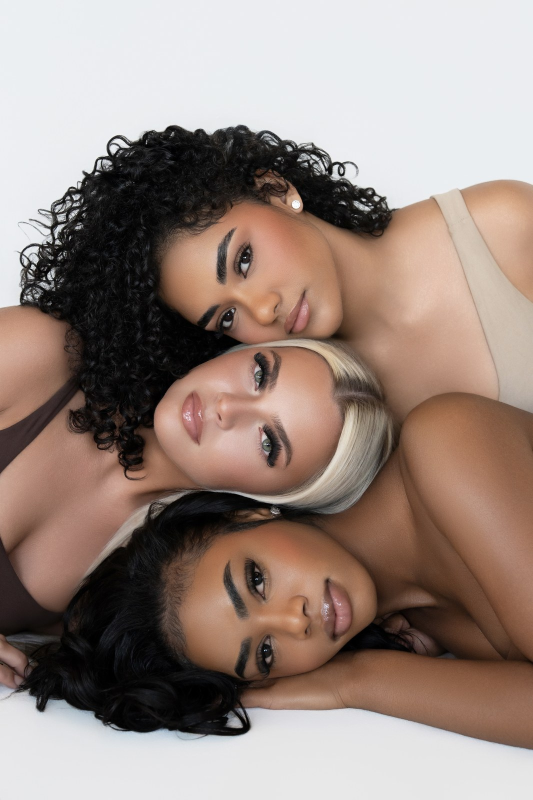
#> input picture assets/work/IMG_2600.jpg, 1066 x 1600 px, found by its file name (shown at 1/2 size)
$ python test_proof_banners.py
#> lines starting #> are read from the running program, lines starting #| are printed output that depends on the picture
from PIL import Image

# Option A: IMG_2600.jpg (4 models beauty shot, cropped across faces)
im_models = Image.open('scratch/dropbox_extracted/Work/IMG_2600.jpg')
#> im_models is the input picture: PIL image 1066x1600 RGB; mean R, G, B 152.2, 134.6, 126.4
# Size is 4235 x 6352. The faces are in the upper-middle area (y: 1200 to 3600)
# A wide banner aspect ratio is ~710:168 (~4.2:1) or ~3:1
w, h = im_models.size
#> w = 1066; h = 1600
# Crop wide banner around faces
crop_models = im_models.crop((200, 1400, 4000, 2700))
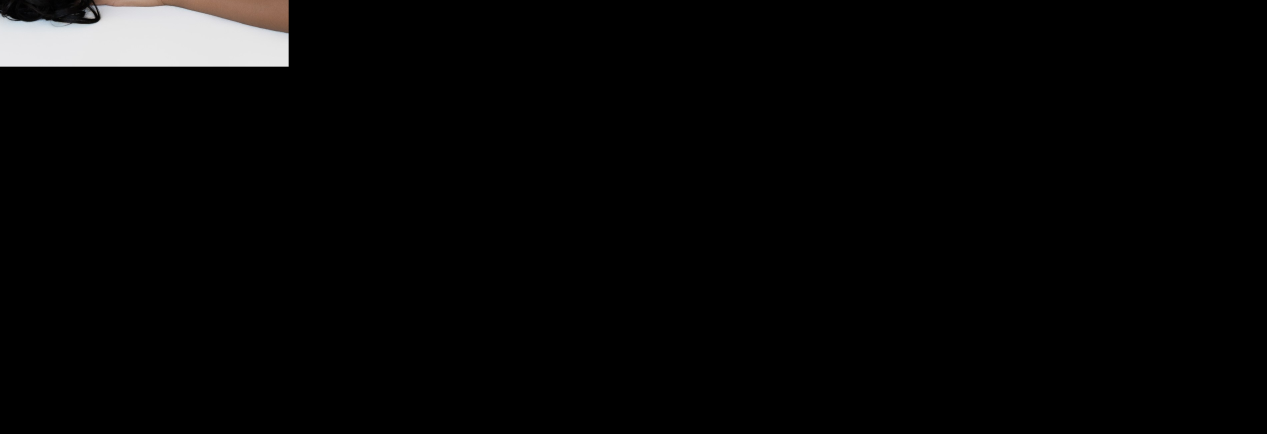
#> crop_models: PIL image 3800x1300 RGB (shown at 1/3 size); mean R, G, B 6.7, 6.6, 6.5
crop_models.thumbnail((1200, 400))
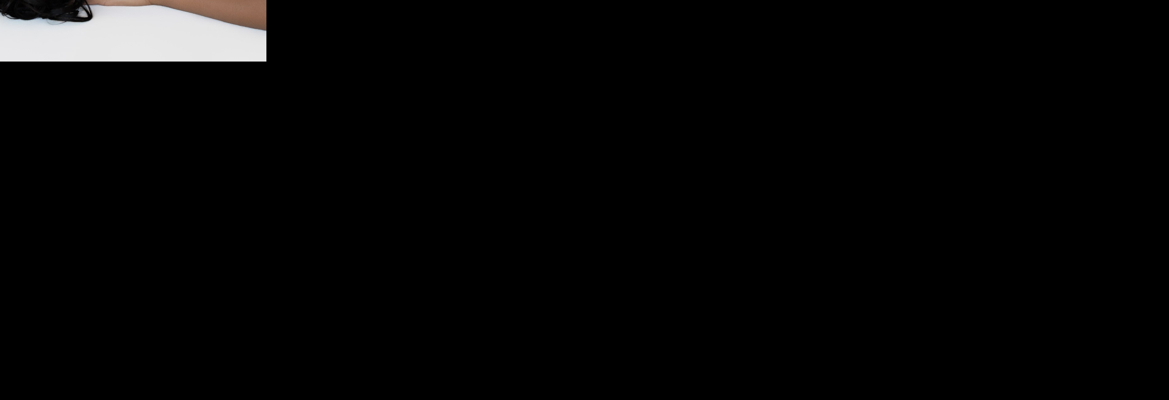
#> crop_models: PIL image 1169x400 RGB; mean R, G, B 6.7, 6.6, 6.5
crop_models.save('scratch/proof_option_models.jpg', quality=90)

# Option B: DSC06394.JPG (Model in leather jacket holding luxury skincare bottles)
#> (the run stopped early here; a loop or call above may not have finished)

$ run again, with assets/work/IMG_0374.JPG copied over assets/work/IMG_2600.jpg
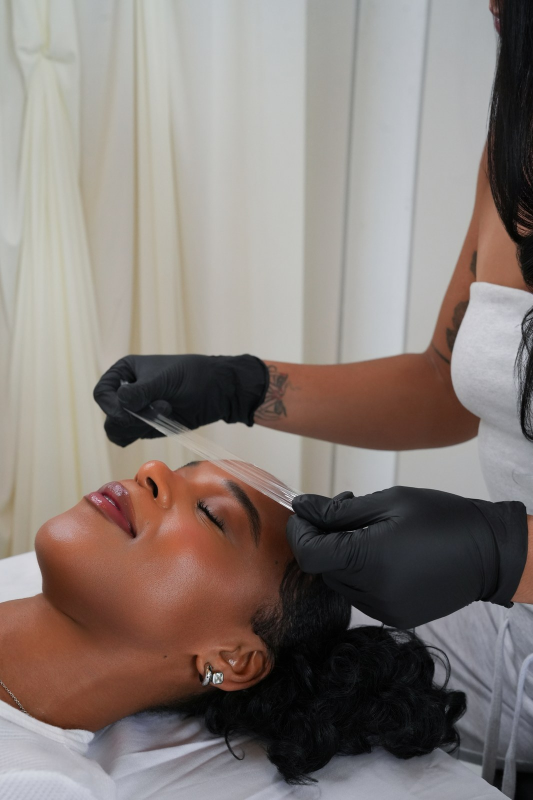
#> input picture assets/work/IMG_0374.JPG, 1066 x 1600 px, found by its file name (shown at 1/2 size)
#> im_models is the input picture: PIL image 1066x1600 RGB; mean R, G, B 135.5, 125.5, 120.5
#> `crop_models = im_models.crop((200, 1400, 4000, 2700))`:
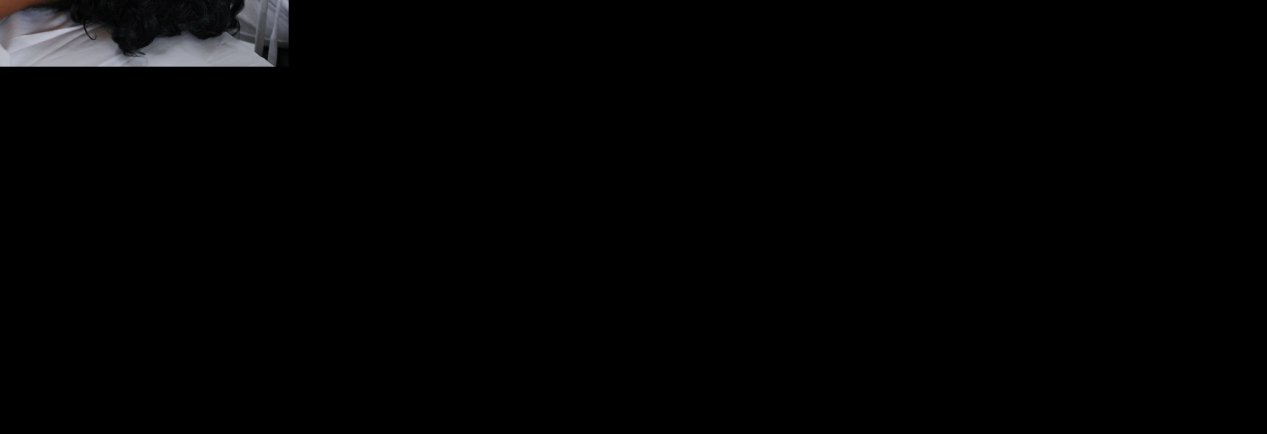
#> crop_models: PIL image 3800x1300 RGB (shown at 1/3 size); mean R, G, B 2.9, 2.8, 3
#> `crop_models.thumbnail((1200, 400))`:
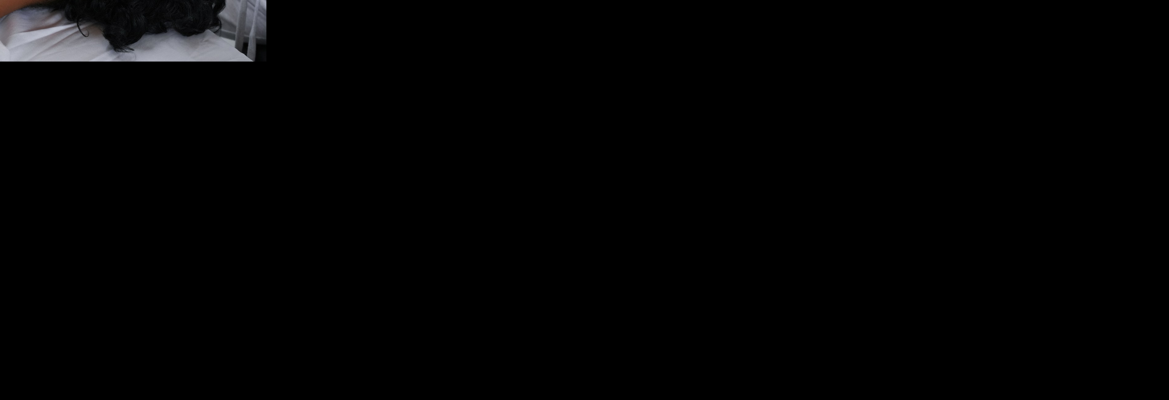
#> crop_models: PIL image 1169x400 RGB; mean R, G, B 2.9, 2.8, 3
